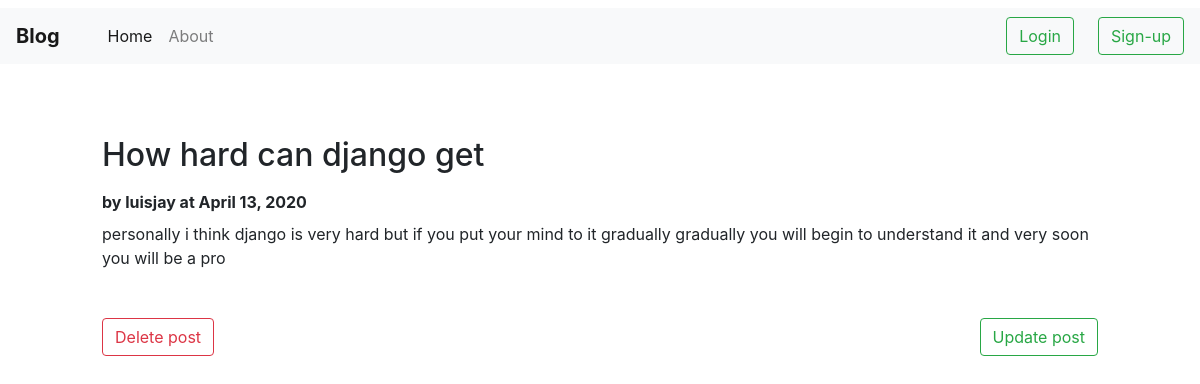
Screenshot of /post/3 with the database file from the repository.
### blog/models.py (models this page shows, shortened)
class post(models.Model):
	title=models.CharField(max_length=200)
	author=models.ForeignKey(to=User, on_delete=models.CASCADE,)
	content=models.TextField()
	date_created=models.DateField(auto_now=True)

### blog/views.py (the view)
# urls.py: path('post/<int:pk>', BlogDetailView.as_view(), name='post-detail'),
class BlogDetailView(DetailView):
	model=post
	template_name='blog/post_detail.html'

### blog/templates/blog/post_detail.html
{% extends 'blog/base.html' %}
{%block content%}
	<div class="container pl-5 pr-5">
			<h2 class='mt-5 mb-3'>{{object.title}} </h2>
			<strong class="mb-3">by  {{object.author}} at {{object.date_created}}</strong>
			<p class="mt-2 mb-5"> {{object.content}}</p>
			<a class="btn btn-outline-danger" href="{% url 'post-delete' post.id%}">Delete post</a>
			<a class="btn btn-outline-success float-right" href="{% url 'post-update' post.id%}">Update post</a>
	</div>
{%endblock%}

### rows the page displays
post: title "How hard can django get", author "luisjay", date_created "April 13, 2020", content "personally i think django is very hard but if you put your mind to it gradually gradually you will begin to understand it and very soon you will be a pro"
